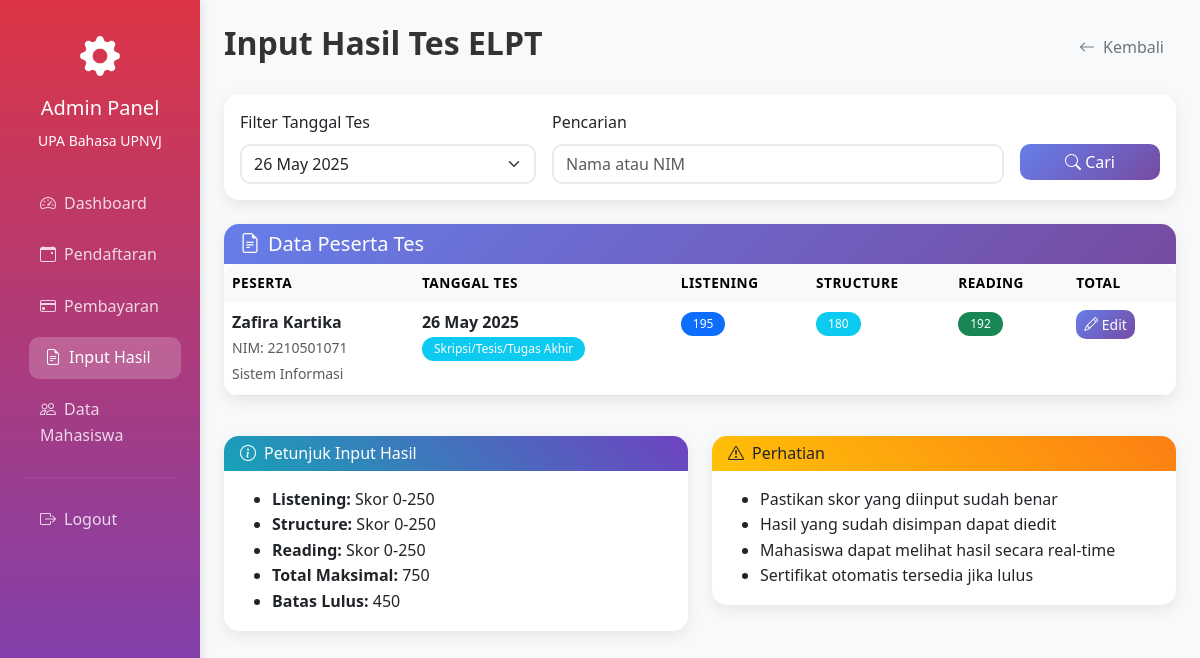
The page /admin/test-results.php?date=2025-05-26 (signed in) on the database its author committed.
### tables this page shows
CREATE TABLE `elpt_results` (
  `id` int(11) NOT NULL,
  `user_id` int(11) NOT NULL,
  `registration_id` int(11) NOT NULL,
  `listening_score` int(11) NOT NULL,
  `structure_score` int(11) NOT NULL,
  `reading_score` int(11) NOT NULL,
  `total_score` int(11) GENERATED ALWAYS AS (`listening_score` + `structure_score` + `reading_score`) STORED,
  `is_passed` tinyint(1) GENERATED ALWAYS AS (case when `listening_score` + `structure_score` + `reading_score` >= 450 then 1 else 0 end) STORED,
  `test_date` date NOT NULL,
  `created_at` timestamp NOT NULL DEFAULT current_timestamp()
);

CREATE TABLE `users` (
  `id` int(11) NOT NULL,
  `name` varchar(255) NOT NULL,
  `email` varchar(255) NOT NULL,
  `password` varchar(255) NOT NULL,
  `nim` varchar(10) DEFAULT NULL,
  `role` enum('admin','student') NOT NULL DEFAULT 'student',
  `program` varchar(100) DEFAULT NULL,
  `faculty` varchar(100) DEFAULT NULL,
  `level` enum('D3','S1','S2','S3') DEFAULT NULL,
  `no_telpon` varchar(20) DEFAULT NULL,
  `is_active` tinyint(1) DEFAULT 1,
  `created_at` timestamp NOT NULL DEFAULT current_timestamp(),
  `updated_at` timestamp NOT NULL DEFAULT current_timestamp() ON UPDATE current_timestamp()
);

CREATE TABLE `elpt_registrations` (
  `id` int(11) NOT NULL,
  `user_id` int(11) NOT NULL,
  `test_date` date NOT NULL,
  `purpose` varchar(100) NOT NULL,
  `payment_status` enum('pending','confirmed','rejected') DEFAULT 'pending',
  `billing_number` varchar(50) DEFAULT NULL,
  `created_at` timestamp NOT NULL DEFAULT current_timestamp(),
  `updated_at` timestamp NOT NULL DEFAULT current_timestamp() ON UPDATE current_timestamp()
);

### config/database.php (called while the page is built, shortened)
<?php
function formatDate($date) {
    return date('d F Y', strtotime($date));
}
?>

### admin/test-results.php (the view, shortened to what this page needs)
<?php
require_once '../config/database.php';
$filter_date = $_GET['date'] ?? '';
$search = $_GET['search'] ?? '';
$sql = "
    SELECT r.*, u.name, u.nim, u.program, u.faculty,
           er.id as result_id, er.listening_score, er.structure_score, er.reading_score, er.total_score
    FROM elpt_registrations r
    JOIN users u ON r.user_id = u.id
    LEFT JOIN elpt_results er ON r.id = er.registration_id
    WHERE r.payment_status = 'confirmed'
";
$params = [];
if (!empty($filter_date)) {
    $sql .= " AND r.test_date = ?";
    $params[] = $filter_date;
}
$sql .= " ORDER BY r.test_date DESC, u.name ASC";
$stmt = $pdo->prepare($sql);
$stmt->execute($params);
$registrations = $stmt->fetchAll();
$stmt = $pdo->query("SELECT DISTINCT test_date FROM elpt_registrations WHERE payment_status = 'confirmed' ORDER BY test_date DESC");
$available_dates = $stmt->fetchAll();
?>
<!DOCTYPE html>
<html lang="id">
<head>
    <link href="https://cdn.jsdelivr.net/npm/bootstrap@5.3.0/dist/css/bootstrap.min.css" rel="stylesheet">
    <link href="https://cdn.jsdelivr.net/npm/bootstrap-icons@1.10.0/font/bootstrap-icons.css" rel="stylesheet">
    <link href="../assets/css/custom.css" rel="stylesheet">
    <link href="../assets/css/admin.css" rel="stylesheet">
</head>
<body class="bg-light">
    <div class="container-fluid">
        <div class="row">
            <div class="col-md-3 col-lg-2 sidebar p-0">
                <div class="text-white p-4">
                    <div class="text-center mb-4">
                        <i class="bi bi-gear-fill" style="font-size: 2.5rem;"></i>
                        <h5 class="mt-2">Admin Panel</h5>
                        <small>UPA Bahasa UPNVJ</small>
                    </div>
                    <nav class="nav flex-column">
                        <a class="nav-link" href="dashboard.php">
                            <i class="bi bi-speedometer2 me-2"></i>Dashboard
                        </a>
                        <a class="nav-link" href="registrations.php">
                            <i class="bi bi-calendar-event me-2"></i>Pendaftaran
                        </a>
                        <a class="nav-link" href="payments.php">
                            <i class="bi bi-credit-card me-2"></i>Pembayaran
                        </a>
                        <a class="nav-link active" href="test-results.php">
                            <i class="bi bi-file-earmark-text me-2"></i>Input Hasil
                        </a>
                        <a class="nav-link" href="students.php">
                            <i class="bi bi-people me-2"></i>Data Mahasiswa
                        </a>
                        <hr class="my-3" style="border-color: rgba(255,255,255,0.3);">
                        <a class="nav-link" href="../logout.php">
                            <i class="bi bi-box-arrow-right me-2"></i>Logout
                        </a>
                    </nav>
                </div>
            </div>
            <div class="col-md-9 col-lg-10 p-4">
                <div class="d-flex justify-content-between align-items-center mb-4">
                    <h2 class="fw-bold">Input Hasil Tes ELPT</h2>
                    <a href="dashboard.php" class="btn btn-outline-secondary">
                        <i class="bi bi-arrow-left me-2"></i>Kembali
                    </a>
                </div>
                <div class="card mb-4">
                    <div class="card-body">
                        <form method="GET" class="row g-3">
                            <div class="col-md-4">
                                <label class="form-label">Filter Tanggal Tes</label>
                                <select name="date" class="form-select">
                                    <?php foreach ($available_dates as $date): ?>
                                        <option value="<?= $date['test_date'] ?>" <?= $filter_date === $date['test_date'] ? 'selected' : '' ?>>
                                            <?= formatDate($date['test_date']) ?>
                                        </option>
                                    <?php endforeach; ?>
                                </select>
                            </div>
                            <div class="col-md-6">
                                <label class="form-label">Pencarian</label>
                                <input type="text" name="search" class="form-control" placeholder="Nama atau NIM" value="<?= htmlspecialchars($search) ?>">
                            </div>
                            <div class="col-md-2">
                                <label class="form-label">&nbsp;</label>
                                <div class="d-grid">
                                    <button type="submit" class="btn btn-primary">
                                        <i class="bi bi-search"></i> Cari
                                    </button>
                                </div>
                            </div>
                        </form>
                    </div>
                </div>
                <div class="card">
                    <div class="card-header bg-primary text-white">
                        <h5 class="mb-0"><i class="bi bi-file-earmark-text me-2"></i>Data Peserta Tes</h5>
                    </div>
                    <div class="card-body p-0">
                        <?php if (empty($registrations)): ?>
                            <div class="text-center py-5">
                                <i class="bi bi-inbox text-muted" style="font-size: 4rem;"></i>
                                <h5 class="text-muted mt-3">Tidak ada data peserta</h5>
                                <p class="text-muted">Belum ada peserta yang terkonfirmasi atau tidak ada yang sesuai dengan filter</p>
                            </div>
                        <?php else: ?>
                            <div class="table-responsive">
                                <table class="table table-hover mb-0">
                                    <thead class="table-light">
                                        <tr>
                                            <th>Peserta</th>
                                            <th>Tanggal Tes</th>
                                            <th>Listening</th>
                                            <th>Structure</th>
                                            <th>Reading</th>
                                            <th>Total</th>
                                        </tr>
                                    </thead>
                                    <tbody>
                                        <?php foreach ($registrations as $reg): ?>
                                            <tr class="result-row <?= $reg['result_id'] ? 'has-result' : '' ?>">
                                                <td>
                                                    <div>
                                                        <strong><?= htmlspecialchars($reg['name']) ?></strong><br>
                                                        <small class="text-muted">
                                                            NIM: <?= htmlspecialchars($reg['nim']) ?><br>
                                                            <?= htmlspecialchars($reg['program']) ?>
                                                        </small>
                                                    </div>
                                                </td>
                                                <td>
                                                    <strong><?= formatDate($reg['test_date']) ?></strong><br>
                                                    <span class="badge bg-info"><?= htmlspecialchars($reg['purpose']) ?></span>
                                                </td>
                                                <td>
                                                    <?php if ($reg['result_id']): ?>
                                                        <span class="badge bg-primary"><?= $reg['listening_score'] ?></span>
                                                    <?php else: ?>
                                                        <span class="text-muted">-</span>
                                                    <?php endif; ?>
                                                </td>
                                                <td>
                                                    <?php if ($reg['result_id']): ?>
                                                        <span class="badge bg-info"><?= $reg['structure_score'] ?></span>
                                                    <?php else: ?>
                                                        <span class="text-muted">-</span>
                                                    <?php endif; ?>
                                                </td>
                                                <td>
                                                    <?php if ($reg['result_id']): ?>
                                                        <span class="badge bg-success"><?= $reg['reading_score'] ?></span>
                                                    <?php else: ?>
                                                        <span class="text-muted">-</span>
                                                    <?php endif; ?>
                                                </td>
                                                <td>
                                                    <button type="button" class="btn btn-primary btn-sm"
                                                            data-bs-toggle="modal"
                                                            data-bs-target="#inputModal"
                                                            data-registration-id="<?= $reg['id'] ?>"
                                                            data-student-name="<?= htmlspecialchars($reg['name']) ?>"
                                                            data-student-nim="<?= htmlspecialchars($reg['nim']) ?>"
                                                            data-test-date="<?= formatDate($reg['test_date']) ?>"
                                                            data-listening="<?= $reg['listening_score'] ?? '' ?>"
                                                            data-structure="<?= $reg['structure_score'] ?? '' ?>"
                                                            data-reading="<?= $reg['reading_score'] ?? '' ?>">
                                                        <i class="bi bi-<?= $reg['result_id'] ? 'pencil' : 'plus' ?>"></i>
                                                        <?= $reg['result_id'] ? 'Edit' : 'Input' ?>
                                                    </button>
                                                </td>
                                            </tr>
                                        <?php endforeach; ?>
                                    </tbody>
                                </table>
                            </div>
                        <?php endif; ?>
                    </div>
                </div>
                <div class="row g-4 mt-3">
                    <div class="col-md-6">
                        <div class="card">
                            <div class="card-header bg-info text-white">
                                <h6 class="mb-0"><i class="bi bi-info-circle me-2"></i>Petunjuk Input Hasil</h6>
                            </div>
                            <div class="card-body">
                                <ul class="mb-0">
                                    <li><strong>Listening:</strong> Skor 0-250</li>
                                    <li><strong>Structure:</strong> Skor 0-250</li>
                                    <li><strong>Reading:</strong> Skor 0-250</li>
                                    <li><strong>Total Maksimal:</strong> 750</li>
                                    <li><strong>Batas Lulus:</strong> 450</li>
                                </ul>
                            </div>
                        </div>
                    </div>
                    <div class="col-md-6">
                        <div class="card">
                            <div class="card-header bg-warning text-dark">
                                <h6 class="mb-0"><i class="bi bi-exclamation-triangle me-2"></i>Perhatian</h6>
                            </div>
                            <div class="card-body">
                                <ul class="mb-0">
                                    <li>Pastikan skor yang diinput sudah benar</li>
                                    <li>Hasil yang sudah disimpan dapat diedit</li>
                                    <li>Mahasiswa dapat melihat hasil secara real-time</li>
                                    <li>Sertifikat otomatis tersedia jika lulus</li>
                                </ul>
                            </div>
                        </div>
                    </div>
                </div>
            </div>
        </div>
    </div>
</body>
</html>

### rows shown on the page
elpt_results: user.name "Zafira Kartika", user.nim "2210501071", user.program "Sistem Informasi", registration.test_date "26 May 2025", registration.purpose "Skripsi/Tesis/Tugas Akhir", listening_score "195", structure_score "180", reading_score "192", shows "Edit"

### other values the page prints
form field date "26 May 2025"
